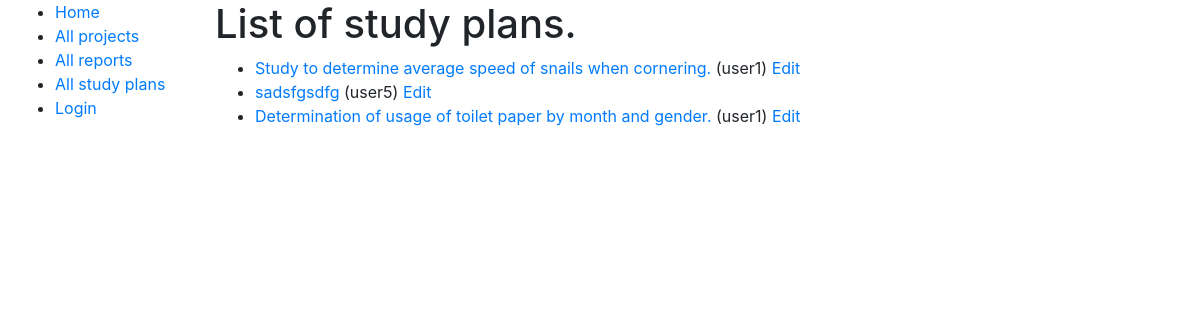
Page /fileindex/study_plans/ on the committed database.
### fileindex/models.py (models this page shows, shortened)
class Document(models.Model):
    owner = models.ForeignKey(User, on_delete=models.SET_NULL, blank=True, null=True)
    project = models.ForeignKey(Project, on_delete=models.SET_NULL, blank=True, null=True)
    location = models.ForeignKey(Location, on_delete=models.SET_NULL, blank=True, null=True)
    DOCUMENT_CODE = (
        ('SP', 'Study plan'),
        ('R', 'Report'),
        ('RDF', 'Related file'),
        ('LBN', 'Lab book'),
    )
    document_code = models.CharField(max_length=3, choices=DOCUMENT_CODE, default='')
    e_copy = models.FileField(upload_to='uploads/', null=True, blank=True)
    class Meta:
        abstract = True

class StudyPlan(Document):
    title = models.TextField()
    DOCUMENT_STATUS = (
        ('PEN', 'Pending'),
        ('IND', 'In draft'),
        ('COM', 'Complete'),
    )
    status = models.CharField(max_length=3, choices=DOCUMENT_STATUS, default='PEN')
    sign_date = models.DateField(null=True, blank=True)
    def get_absolute_url(self):
        return reverse('studyplan-detail', args=[str(self.id)])

### fileindex/views.py (the view)
# urls.py: path('study_plans/', views.StudyPlanListView.as_view(), name='study-plans'),
class StudyPlanListView(generic.ListView):
    model = StudyPlan

### fileindex/templates/fileindex/studyplan_list.html
{% extends "base_generic.html" %}
{% block content %}
	<h1>List of study plans.</h1>
	{% if studyplan_list %}
		<ul>
			{% for studyplan in studyplan_list %}
			<li>
			<a href="{{ studyplan.get_absolute_url }}">{{ studyplan.title }}</a> ({{ studyplan.owner }})
			<a href="{% url 'studyplan-update' studyplan.id %}">Edit</a>
			</li>
			{% endfor %}
		</ul>
		{% else %}
		<p>There are no study plans.</p>
	{% endif %}
{% endblock %}

### rows in the picture
StudyPlan: title "Study to determine average speed of snails when cornering.", owner "user1"
StudyPlan: title "sadsfgsdfg", owner "user5"
StudyPlan: title "Determination of usage of toilet paper by month and gender.", owner "user1"
